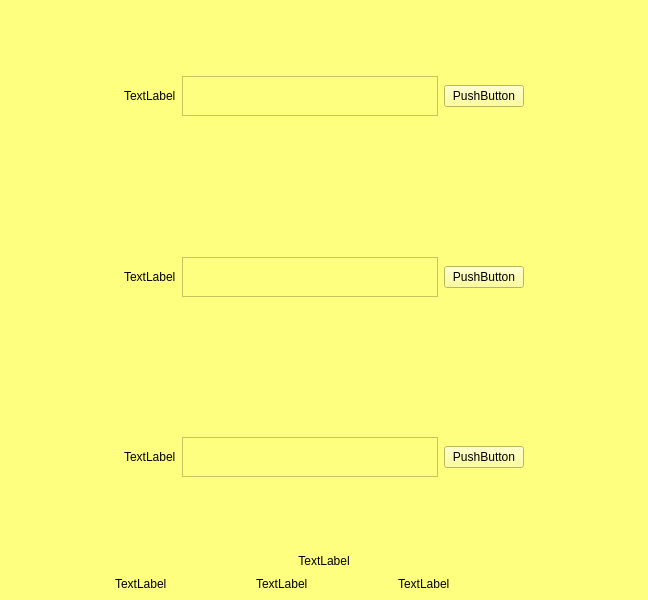
<?xml version="1.0" encoding="UTF-8"?>
<ui version="4.0">
 <class>WidgetTestCenter</class>
 <widget class="QWidget" name="WidgetTestCenter">
  <property name="geometry">
   <rect>
    <x>0</x>
    <y>0</y>
    <width>648</width>
    <height>600</height>
   </rect>
  </property>
  <property name="minimumSize">
   <size>
    <width>400</width>
    <height>600</height>
   </size>
  </property>
  <property name="maximumSize">
   <size>
    <width>16777215</width>
    <height>16777215</height>
   </size>
  </property>
  <property name="windowTitle">
   <string>Form</string>
  </property>
  <property name="styleSheet">
   <string notr="true">background-color: rgb(255, 255, 127);</string>
  </property>
  <layout class="QHBoxLayout" name="horizontalLayout">
   <property name="spacing">
    <number>0</number>
   </property>
   <property name="leftMargin">
    <number>0</number>
   </property>
   <property name="topMargin">
    <number>0</number>
   </property>
   <property name="rightMargin">
    <number>0</number>
   </property>
   <property name="bottomMargin">
    <number>0</number>
   </property>
   <item>
    <spacer name="horizontalSpacer">
     <property name="orientation">
      <enum>Qt::Horizontal</enum>
     </property>
     <property name="sizeHint" stdset="0">
      <size>
       <width>0</width>
       <height>0</height>
      </size>
     </property>
    </spacer>
   </item>
   <item>
    <widget class="QWidget" name="widget" native="true">
     <layout class="QVBoxLayout" name="verticalLayout">
      <property name="spacing">
       <number>0</number>
      </property>
      <property name="leftMargin">
       <number>0</number>
      </property>
      <property name="topMargin">
       <number>0</number>
      </property>
      <property name="rightMargin">
       <number>0</number>
      </property>
      <property name="bottomMargin">
       <number>0</number>
      </property>
      <item>
       <widget class="QWidget" name="widget_2" native="true">
        <layout class="QVBoxLayout" name="verticalLayout_2">
         <item>
          <widget class="QWidget" name="widget_4" native="true">
           <layout class="QHBoxLayout" name="horizontalLayout_2">
            <item>
             <widget class="QLabel" name="label_2">
              <property name="minimumSize">
               <size>
                <width>0</width>
                <height>40</height>
               </size>
              </property>
              <property name="maximumSize">
               <size>
                <width>16777215</width>
                <height>40</height>
               </size>
              </property>
              <property name="text">
               <string>TextLabel</string>
              </property>
             </widget>
            </item>
            <item>
             <widget class="QTextEdit" name="textEdit">
              <property name="minimumSize">
               <size>
                <width>0</width>
                <height>40</height>
               </size>
              </property>
              <property name="maximumSize">
               <size>
                <width>16777215</width>
                <height>40</height>
               </size>
              </property>
             </widget>
            </item>
            <item>
             <widget class="QPushButton" name="pushButton">
              <property name="text">
               <string>PushButton</string>
              </property>
             </widget>
            </item>
           </layout>
          </widget>
         </item>
         <item>
          <widget class="QWidget" name="widget_5" native="true">
           <layout class="QHBoxLayout" name="horizontalLayout_3">
            <item>
             <widget class="QLabel" name="label_3">
              <property name="minimumSize">
               <size>
                <width>0</width>
                <height>40</height>
               </size>
              </property>
              <property name="maximumSize">
               <size>
                <width>16777215</width>
                <height>40</height>
               </size>
              </property>
              <property name="text">
               <string>TextLabel</string>
              </property>
             </widget>
            </item>
            <item>
             <widget class="QTextEdit" name="textEdit_2">
              <property name="minimumSize">
               <size>
                <width>0</width>
                <height>40</height>
               </size>
              </property>
              <property name="maximumSize">
               <size>
                <width>16777215</width>
                <height>40</height>
               </size>
              </property>
             </widget>
            </item>
            <item>
             <widget class="QPushButton" name="pushButton_2">
              <property name="text">
               <string>PushButton</string>
              </property>
             </widget>
            </item>
           </layout>
          </widget>
         </item>
         <item>
          <widget class="QWidget" name="widget_6" native="true">
           <layout class="QHBoxLayout" name="horizontalLayout_4">
            <item>
             <widget class="QLabel" name="label_4">
              <property name="minimumSize">
               <size>
                <width>0</width>
                <height>40</height>
               </size>
              </property>
              <property name="maximumSize">
               <size>
                <width>16777215</width>
                <height>40</height>
               </size>
              </property>
              <property name="text">
               <string>TextLabel</string>
              </property>
             </widget>
            </item>
            <item>
             <widget class="QTextEdit" name="textEdit_3">
              <property name="minimumSize">
               <size>
                <width>0</width>
                <height>40</height>
               </size>
              </property>
              <property name="maximumSize">
               <size>
                <width>16777215</width>
                <height>40</height>
               </size>
              </property>
             </widget>
            </item>
            <item>
             <widget class="QPushButton" name="pushButton_3">
              <property name="text">
               <string>PushButton</string>
              </property>
             </widget>
            </item>
           </layout>
          </widget>
         </item>
        </layout>
       </widget>
      </item>
      <item>
       <widget class="QLabel" name="label">
        <property name="text">
         <string>TextLabel</string>
        </property>
        <property name="alignment">
         <set>Qt::AlignCenter</set>
        </property>
       </widget>
      </item>
      <item>
       <widget class="QWidget" name="widget_3" native="true">
        <layout class="QHBoxLayout" name="horizontalLayout_5">
         <item>
          <widget class="QLabel" name="label_5">
           <property name="text">
            <string>TextLabel</string>
           </property>
          </widget>
         </item>
         <item>
          <widget class="QLabel" name="label_6">
           <property name="text">
            <string>TextLabel</string>
           </property>
          </widget>
         </item>
         <item>
          <widget class="QLabel" name="label_7">
           <property name="text">
            <string>TextLabel</string>
           </property>
          </widget>
         </item>
        </layout>
       </widget>
      </item>
     </layout>
    </widget>
   </item>
   <item>
    <spacer name="horizontalSpacer_2">
     <property name="orientation">
      <enum>Qt::Horizontal</enum>
     </property>
     <property name="sizeHint" stdset="0">
      <size>
       <width>0</width>
       <height>0</height>
      </size>
     </property>
    </spacer>
   </item>
  </layout>
 </widget>
 <resources/>
 <connections/>
</ui>
